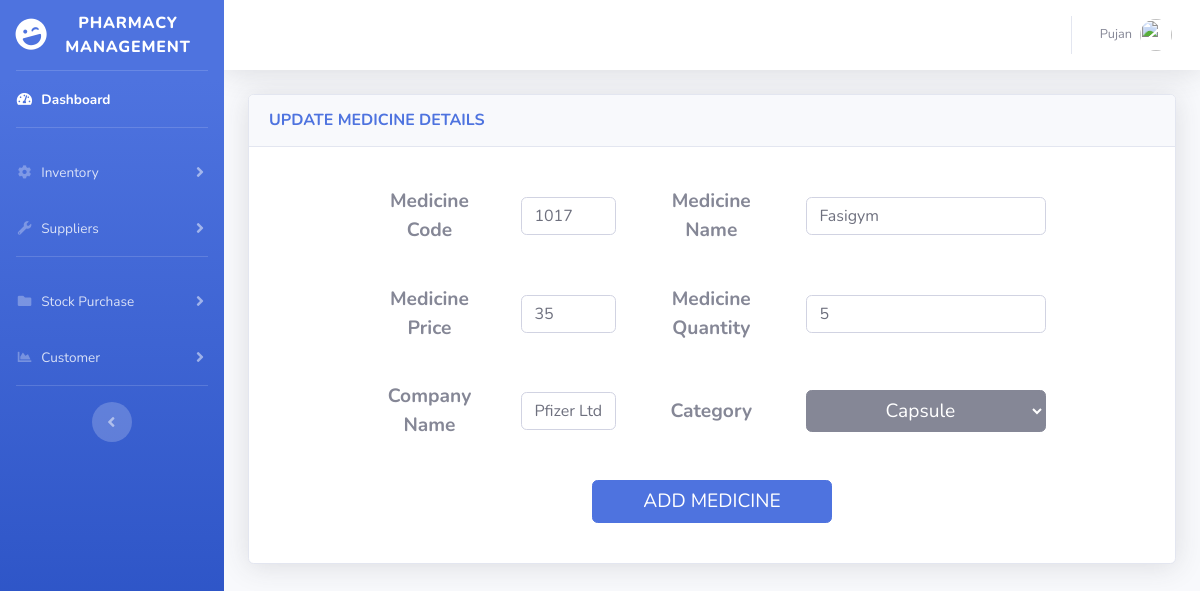
/inventory_update.php?ids=1 (signed in), run on the app's committed database.
### tables this page shows
CREATE TABLE `medicine` (
  `id` int(255) NOT NULL,
  `medicine_code` int(255) NOT NULL,
  `medicine_name` varchar(512) NOT NULL,
  `medicine_price` bigint(255) NOT NULL,
  `medicine_quantity` bigint(255) NOT NULL,
  `company_name` varchar(512) NOT NULL,
  `category` varchar(512) NOT NULL
);

### inventory_update.php (the view, shortened to what this page needs)
<?php
if (isset($_SESSION['id']) && isset($_SESSION['email'])) {
  include 'connection.php';
  $id = $_GET['ids'];
  $query = "SELECT * FROM medicine WHERE id=$id";
  $data = mysqli_query($conn, $query);
  $row = mysqli_fetch_array($data);
?>
  <!DOCTYPE html>
  <html lang="en">
  <head>
    <link href="vendor/fontawesome-free/css/all.min.css" rel="stylesheet" type="text/css">
    <link href="css/sb-admin-2.min.css" rel="stylesheet">
  </head>
  <body id="page-top">
    <div id="wrapper">
      <ul class="navbar-nav bg-gradient-primary sidebar sidebar-dark accordion" id="accordionSidebar">
        <a class="sidebar-brand d-flex align-items-center justify-content-center" href="index.html">
          <div class="sidebar-brand-icon rotate-n-15">
            <i class="fas fa-laugh-wink"></i>
          </div>
          <div class="sidebar-brand-text mx-3">Pharmacy Management</div>
        </a>
        <hr class="sidebar-divider my-0">
        <li class="nav-item active">
          <a class="nav-link" href="dashboard.php">
            <i class="fas fa-fw fa-tachometer-alt"></i>
            <span>Dashboard</span></a>
        </li>
        <hr class="sidebar-divider">
        <li class="nav-item">
          <a class="nav-link collapsed" href="#" data-toggle="collapse" data-target="#collapseTwo" aria-expanded="true" aria-controls="collapseTwo">
            <i class="fas fa-fw fa-cog"></i>
            <span>Inventory</span>
          </a>
        </li>
        <li class="nav-item">
          <a class="nav-link collapsed" href="#" data-toggle="collapse" data-target="#collapseSuppliers" aria-expanded="true" aria-controls="collapseSuppliers">
            <i class="fas fa-fw fa-wrench"></i>
            <span>Suppliers</span>
          </a>
        </li>
        <hr class="sidebar-divider">
        <li class="nav-item">
          <a class="nav-link collapsed" href="#" data-toggle="collapse" data-target="#collapseStock" aria-expanded="true" aria-controls="collapseStock">
            <i class="fas fa-fw fa-folder"></i>
            <span>Stock Purchase</span>
          </a>
        </li>
        <li class="nav-item">
          <a class="nav-link collapsed" href="#" data-toggle="collapse" data-target="#collapseCustomer" aria-expanded="true" aria-controls="collapseCustomer">
            <i class="fas fa-fw fa-chart-area"></i>
            <span>Customer</span>
          </a>
        </li>
        <hr class="sidebar-divider d-none d-md-block">
        <div class="text-center d-none d-md-inline">
          <button class="rounded-circle border-0" id="sidebarToggle"></button>
        </div>
      </ul>
      <div id="content-wrapper" class="d-flex flex-column">
        <div id="content">
          <nav class="navbar navbar-expand navbar-light bg-white topbar mb-4 static-top shadow">
            <ul class="navbar-nav ml-auto">
              <li class="nav-item dropdown no-arrow">
                <a class="nav-link dropdown-toggle" href="#" id="userDropdown" role="button" data-toggle="dropdown" aria-haspopup="true" aria-expanded="false">
                  <span class="mr-2 d-none d-lg-inline text-gray-600 small"><?php echo $_SESSION['name'];  ?></span>
                  <img class="img-profile rounded-circle" src="https://source.unsplash.com/QAB-WJcbgJk/60x60">
                </a>
              </li>
            </ul>
          </nav>
          <div class="container-fluid">
            <div class="card shadow mb-4">
              <div class="card-header py-3">
                <h6 class="m-0 font-weight-bold text-primary">UPDATE MEDICINE DETAILS</h6>
              </div>
              <div class="card-body">
                <form action="inventory_updateSave.php" method="post">
                  <div class=" table-responsive">
                    <table id="dataTable" width="80%" cellspacing="0" cellpadding="20" align="center">
                      <tbody>
                        <tr align="center">
                          <th style="font-size: 1.2rem;">Medicine Code</th>
                          <td><input type="number" class="form-control form-control-user" name="medicine_code" value="<?php echo $row['medicine_code'] ?>" required></td>
                          <th style=" font-size: 1.2rem;">Medicine Name</th>
                          <td><input type="text" class="form-control form-control-user" name="medicine_name" value="<?php echo $row['medicine_name'] ?>" required></td>
                        </tr>
                        <tr align="center">
                          <th style="font-size: 1.2rem;">Medicine Price</th>
                          <td><input type="number" class="form-control form-control-user" name="medicine_price" value="<?php echo $row['medicine_price'] ?>" required></td>
                          <th style=" font-size: 1.2rem;">Medicine Quantity</th>
                          <td><input type="text" class="form-control form-control-user" name="medicine_quantity" value="<?php echo $row['medicine_quantity'] ?>" required></td>
                        </tr>
                        <tr align="center">
                          <th style=" font-size: 1.2rem;">Company Name</th>
                          <td><input type="text" class="form-control form-control-user" name="medicine_company" value="<?php echo $row['company_name'] ?>" required></td>
                          <th style=" font-size: 1.2rem;">Category</th>
                          <td>
                            <select class="btn btn-secondary dropdown-toggle" name="category" style=" width: 15rem; font-size: 1.2rem;" required>
                              <?php if ($row['category'] == "Tablet") { ?>
                                <option class="dropdown-item" value="Tablet" selected>Tablet</option>
                                <option class="dropdown-item" value="Capsule">Capsule</option>
                                <option class="dropdown-item" value="Syrup">Syrup</option>
                              <?php } elseif ($row['category'] == "Capsule") { ?>
                                <option class="dropdown-item" value="Capsule" selected>Capsule</option>
                              <?php } elseif ($row['category'] == "Syrup") { ?>
                                <option class="dropdown-item" value="Tablet">Tablet</option>
                                <option class="dropdown-item" value="Capsule">Capsule</option>
                                <option class="dropdown-item" value="Syrup" selected>Syrup</option>
                              <?php } else { ?>
                                <option class="dropdown-item" value="Tablet">Tablet</option>
                                <option class="dropdown-item" value="Capsule">Capsule</option>
                                <option class="dropdown-item" value="Syrup">Syrup</option>
                              <?php } ?>
                            </select>
                          </td>
                        </tr>
                        <tr align="center">
                          <td colspan="4"><input type="submit" value="ADD MEDICINE" class="btn btn-primary" name="submit" style="width: 15rem; font-size: 1.2rem;"></td>
                        </tr>
                      </tbody>
                    </table>
                  </div>
                </form>
              </div>
            </div>
          </div>
        </div>
  </body>
  </html>
<?php
} else {
  header("Location: index.php");
  exit();
}
?>

### data on the page
medicine: medicine_code "1017", medicine_name "Fasigym", medicine_price "35", medicine_quantity "5", medicine_company "Pfizer Ltd.", category "Capsule"

### other printed values
$_SESSION['name'] "Pujan"
